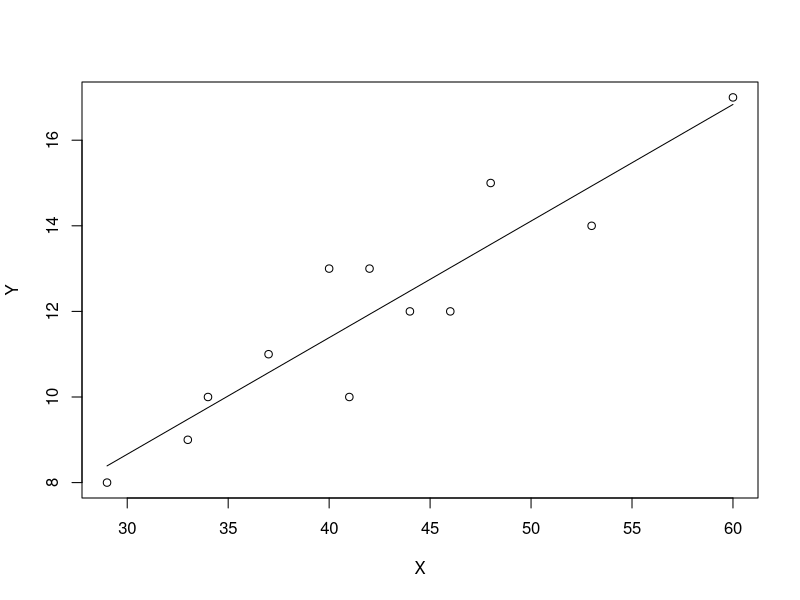

Reproduce this figure in R.
X<- c(46,53,37,42,34,29,60,44,41,48,33,40)
Y <- c(12,14,11,13,10,8,17,12,10,15,9,13)

plot(x=X,y=Y)

beta <- cov(X,Y)/var(X)
alpha <- mean(Y) - beta*mean(X)

ajuste <- alpha + beta*X
lines(x=X,y=ajuste)

y_38 <- alpha + beta*38




